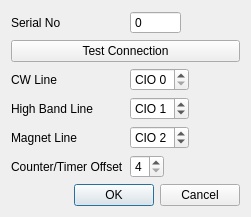
<?xml version="1.0" encoding="UTF-8"?>
<ui version="4.0">
 <class>IOBoardConfigDialog</class>
 <widget class="QDialog" name="IOBoardConfigDialog">
  <property name="geometry">
   <rect>
    <x>0</x>
    <y>0</y>
    <width>251</width>
    <height>192</height>
   </rect>
  </property>
  <property name="windowTitle">
   <string>IO Board Settings</string>
  </property>
  <layout class="QVBoxLayout" name="verticalLayout">
   <item>
    <layout class="QFormLayout" name="formLayout">
     <property name="fieldGrowthPolicy">
      <enum>QFormLayout::ExpandingFieldsGrow</enum>
     </property>
     <item row="0" column="0">
      <widget class="QLabel" name="serialNoLabel">
       <property name="text">
        <string>Serial No</string>
       </property>
      </widget>
     </item>
     <item row="0" column="1">
      <widget class="QSpinBox" name="serialNoSpinBox">
       <property name="toolTip">
        <string>Serial number of LabJack device</string>
       </property>
       <property name="buttonSymbols">
        <enum>QAbstractSpinBox::NoButtons</enum>
       </property>
       <property name="keyboardTracking">
        <bool>true</bool>
       </property>
       <property name="maximum">
        <number>2147483647</number>
       </property>
       <property name="singleStep">
        <number>0</number>
       </property>
       <property name="value">
        <number>0</number>
       </property>
      </widget>
     </item>
     <item row="1" column="0" colspan="2">
      <widget class="QPushButton" name="testConnectionButton">
       <property name="text">
        <string>Test Connection</string>
       </property>
      </widget>
     </item>
     <item row="3" column="0">
      <widget class="QLabel" name="highBandLineLabel">
       <property name="text">
        <string>High Band Line</string>
       </property>
      </widget>
     </item>
     <item row="3" column="1">
      <widget class="QSpinBox" name="highBandLineSpinBox">
       <property name="prefix">
        <string>CIO </string>
       </property>
       <property name="maximum">
        <number>3</number>
       </property>
       <property name="value">
        <number>1</number>
       </property>
      </widget>
     </item>
     <item row="2" column="0">
      <widget class="QLabel" name="cWLineLabel">
       <property name="text">
        <string>CW Line</string>
       </property>
      </widget>
     </item>
     <item row="2" column="1">
      <widget class="QSpinBox" name="cwLineSpinBox">
       <property name="prefix">
        <string>CIO </string>
       </property>
       <property name="maximum">
        <number>3</number>
       </property>
      </widget>
     </item>
     <item row="5" column="0">
      <widget class="QLabel" name="counterTimerOffsetLabel">
       <property name="text">
        <string>Counter/Timer Offset</string>
       </property>
      </widget>
     </item>
     <item row="5" column="1">
      <widget class="QSpinBox" name="counterTimerOffsetSpinBox">
       <property name="toolTip">
        <string>&lt;html&gt;&lt;head/&gt;&lt;body&gt;&lt;p&gt;Offset for counter/timer pins (see LabJack Documentation, section 2.9).&lt;/p&gt;&lt;p&gt;&lt;br/&gt;&lt;/p&gt;&lt;p&gt;This number indicates the starting channel for timers and counters (4 is FIO4, 5 is FIO5, etc., 8 is EIO0).&lt;/p&gt;&lt;p&gt;Starting with that pin, up to 4 total will be used in sequence depending on how many counters and timers are active.&lt;/p&gt;&lt;p&gt;Do not put any analog/digital inputs or outputs on those lines! They are reserved for counters and timers.&lt;/p&gt;&lt;p&gt;Note that if you enable/disable timers or counters, the pin assignments will change!&lt;/p&gt;&lt;/body&gt;&lt;/html&gt;</string>
       </property>
       <property name="minimum">
        <number>4</number>
       </property>
       <property name="maximum">
        <number>8</number>
       </property>
       <property name="value">
        <number>4</number>
       </property>
      </widget>
     </item>
     <item row="4" column="0">
      <widget class="QLabel" name="magnetLineLabel">
       <property name="text">
        <string>Magnet Line</string>
       </property>
      </widget>
     </item>
     <item row="4" column="1">
      <widget class="QSpinBox" name="magnetLineSpinBox">
       <property name="prefix">
        <string>CIO </string>
       </property>
       <property name="maximum">
        <number>3</number>
       </property>
       <property name="value">
        <number>2</number>
       </property>
      </widget>
     </item>
    </layout>
   </item>
   <item>
    <widget class="QDialogButtonBox" name="buttonBox">
     <property name="orientation">
      <enum>Qt::Horizontal</enum>
     </property>
     <property name="standardButtons">
      <set>QDialogButtonBox::Cancel|QDialogButtonBox::Ok</set>
     </property>
    </widget>
   </item>
  </layout>
 </widget>
 <resources/>
 <connections>
  <connection>
   <sender>buttonBox</sender>
   <signal>accepted()</signal>
   <receiver>IOBoardConfigDialog</receiver>
   <slot>accept()</slot>
   <hints>
    <hint type="sourcelabel">
     <x>248</x>
     <y>254</y>
    </hint>
    <hint type="destinationlabel">
     <x>157</x>
     <y>274</y>
    </hint>
   </hints>
  </connection>
  <connection>
   <sender>buttonBox</sender>
   <signal>rejected()</signal>
   <receiver>IOBoardConfigDialog</receiver>
   <slot>reject()</slot>
   <hints>
    <hint type="sourcelabel">
     <x>316</x>
     <y>260</y>
    </hint>
    <hint type="destinationlabel">
     <x>286</x>
     <y>274</y>
    </hint>
   </hints>
  </connection>
 </connections>
</ui>
